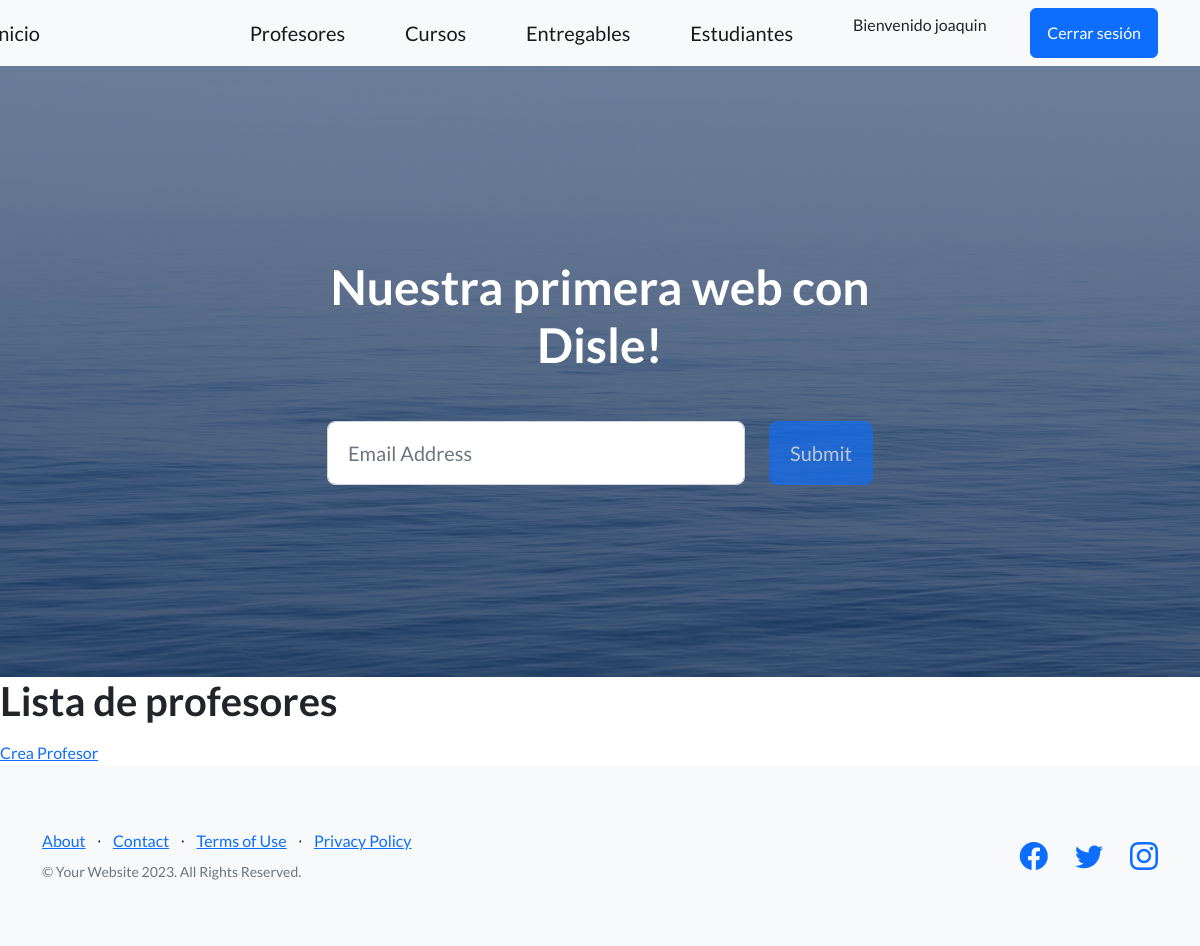
The app's page /app-coder/lista-profesores/ (signed in), older data.
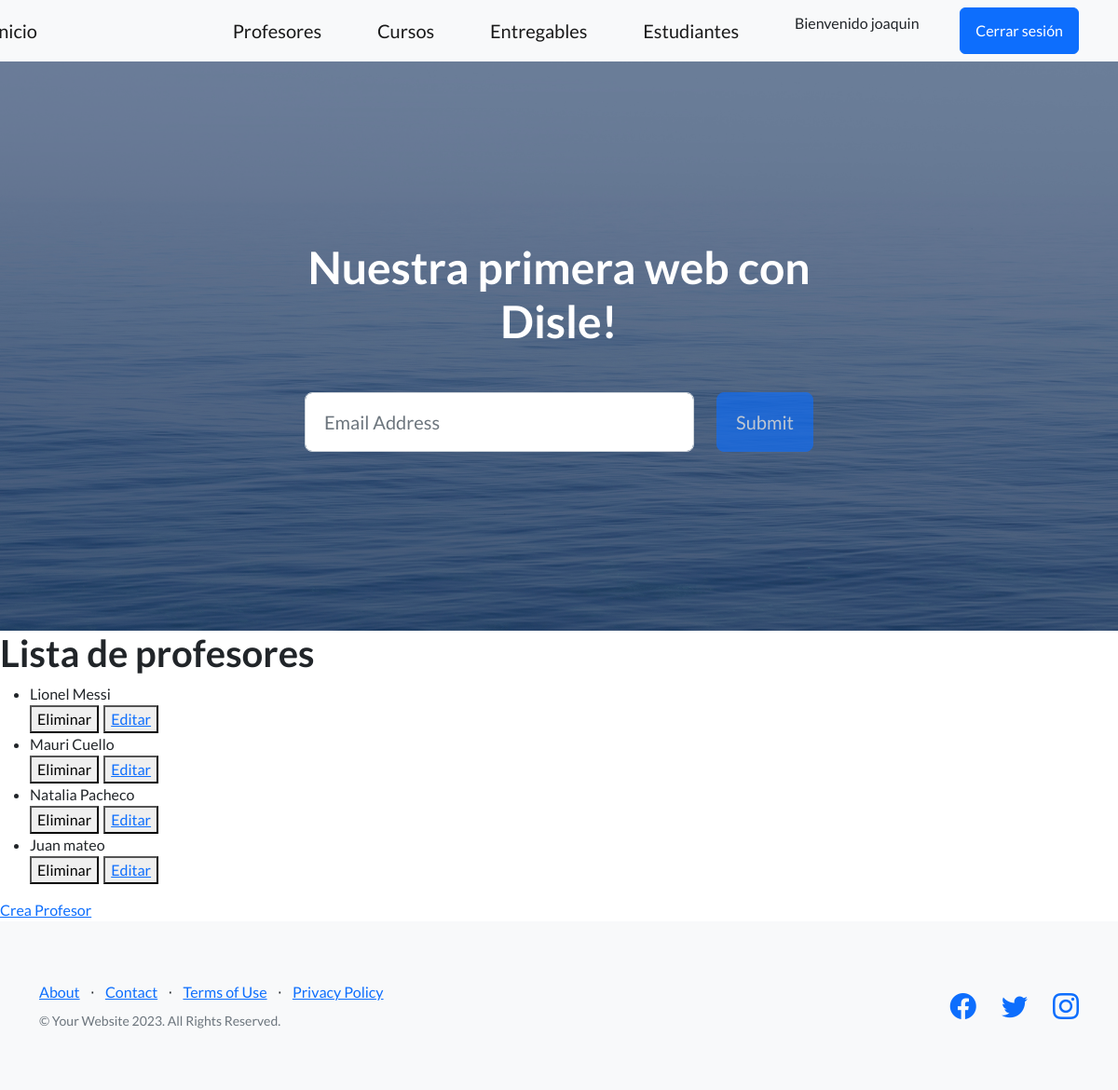
The same page, newer data.
### app_coder/models.py (models this page shows)
class Profesor(models.Model):
    nombre = models.CharField(max_length=50)
    apellido = models.CharField(max_length=50)
    email = models.EmailField(unique=True)
    profesion = models.CharField(max_length=50, null=True)
    def __str__(self):
        return f'{self.nombre} {self.apellido}'

### app_coder/views.py (the view)
# urls.py: path('lista-profesores/', lista_profesores, name = "ListaProfesores"),
@login_required #De ésta manera es necesario loguearse para ver ésta funión
def lista_profesores(req):
    profesores = Profesor.objects.all()
    return render(req, "leer_profesores.html", { "profesores": profesores }) #Read del CRUD

### app_coder/templates/leer_profesores.html
{% extends 'padre.html' %}
{% block contenidoquecambia %}
    <h1>Lista de profesores</h1>
    <ul>
        {% for profesor in profesores %}
            <li>
                {{profesor}}
            </li>
            <div style="display: flex; column-gap: 5px;">
                <form action="{% url 'EliminaProfesor' profesor.id %}" method="post">{% csrf_token %}
                    <button type="submit">Eliminar</button>
                </form>
                <button>
                    <a href="{% url 'EditarProfesor' profesor.id %}">Editar</a>
                </button>
            </div>
        {% endfor %}
    </ul>
    <a href="{% url 'CreaProfesores' %}">Crea Profesor</a>
{% endblock contenidoquecambia %}

Row changes from the older to the newer data that the page shows:
added Profesor: nombre+apellido "Lionel Messi"
added Profesor: nombre+apellido "Mauri Cuello"
added Profesor: nombre+apellido "Natalia Pacheco"
added Profesor: nombre+apellido "Juan mateo"
